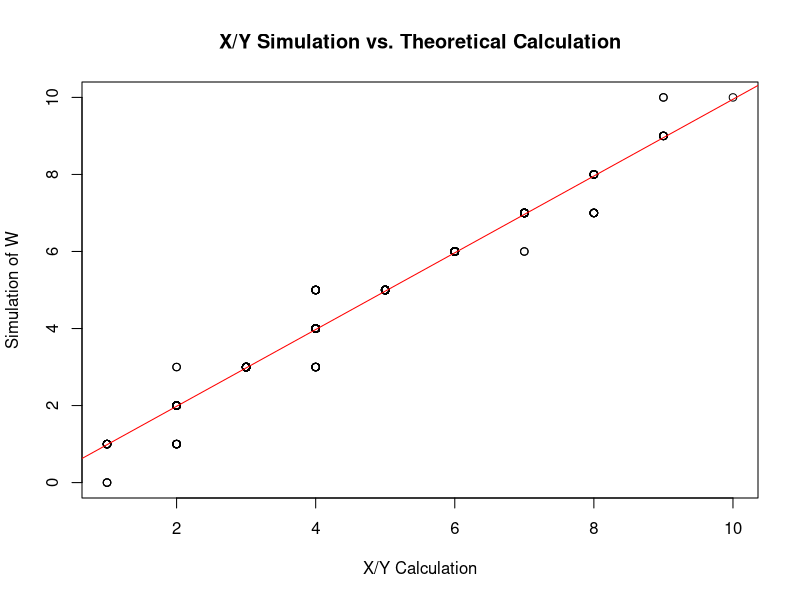

The R source for this figure:
X <- rbinom(n = 500, size = 10, p = 0.3)
Y <- rbinom(n = 500, size = 5,  p=0.3)

W = sort(X + Y)

W1 <- sort(rbinom(n=500, size = 15, p=0.3))

plot(W,W1,main="X/Y Simulation vs. Theoretical Calculation",xlab="X/Y Calculation",ylab="Simulation of W")
abline(lm(W1~W),col="red")
